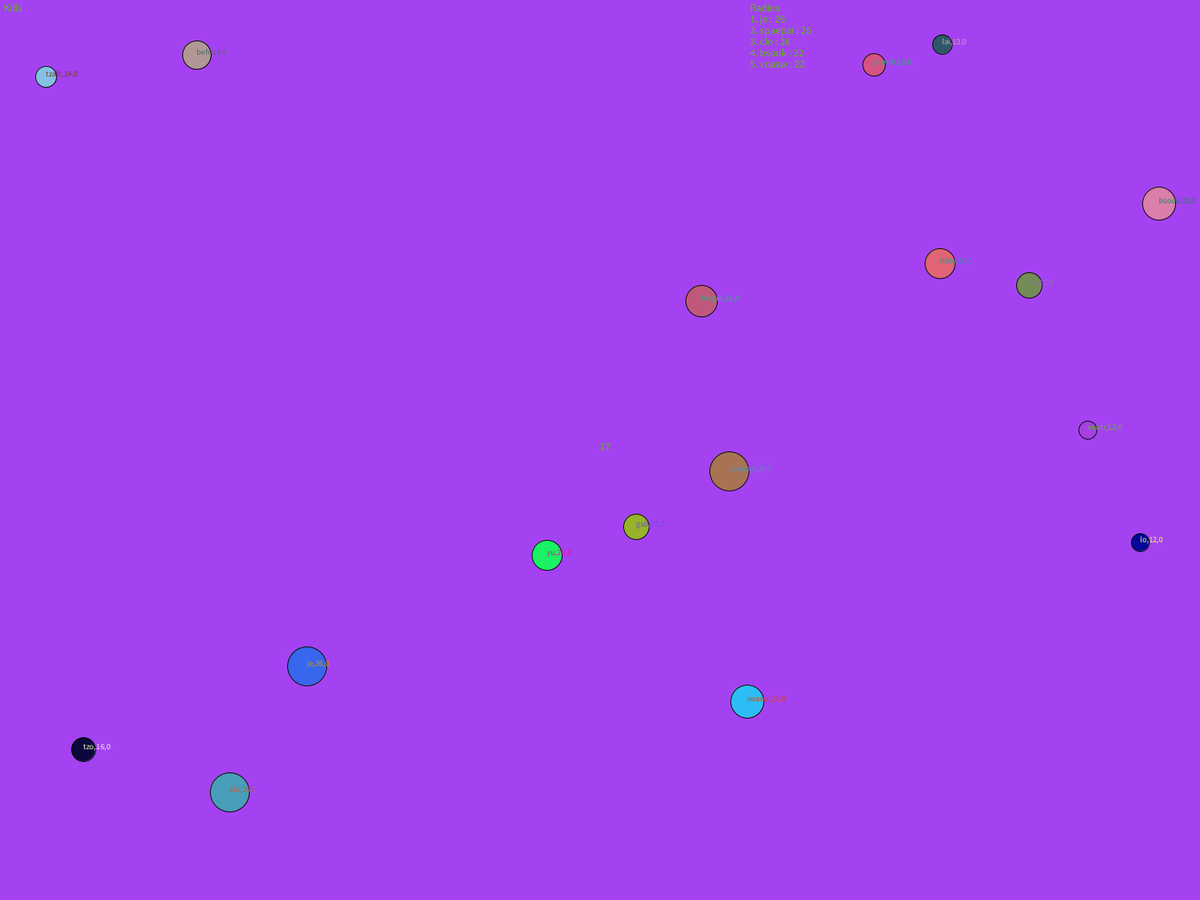
Frame 1 (no input)
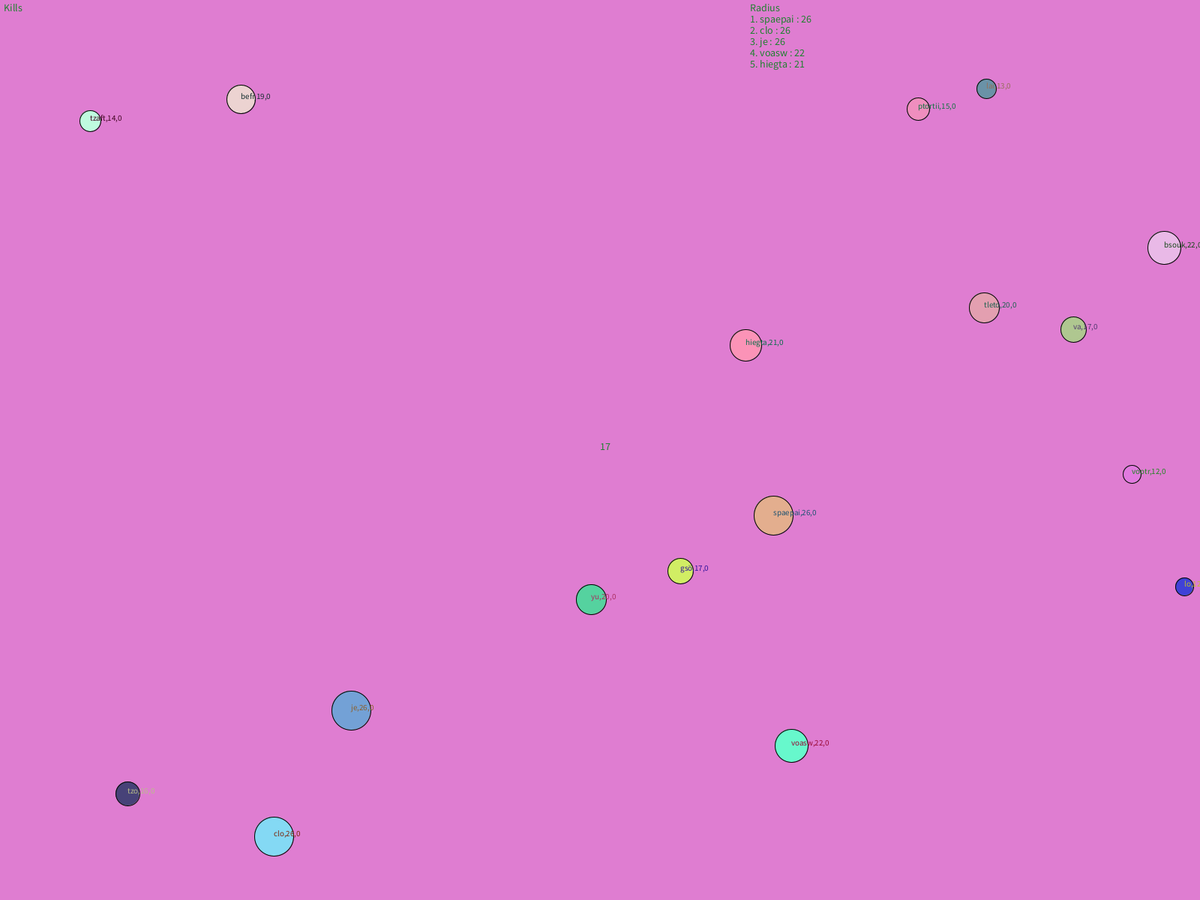
Frame 60 (the mouse pressed at the canvas centre just before this capture)
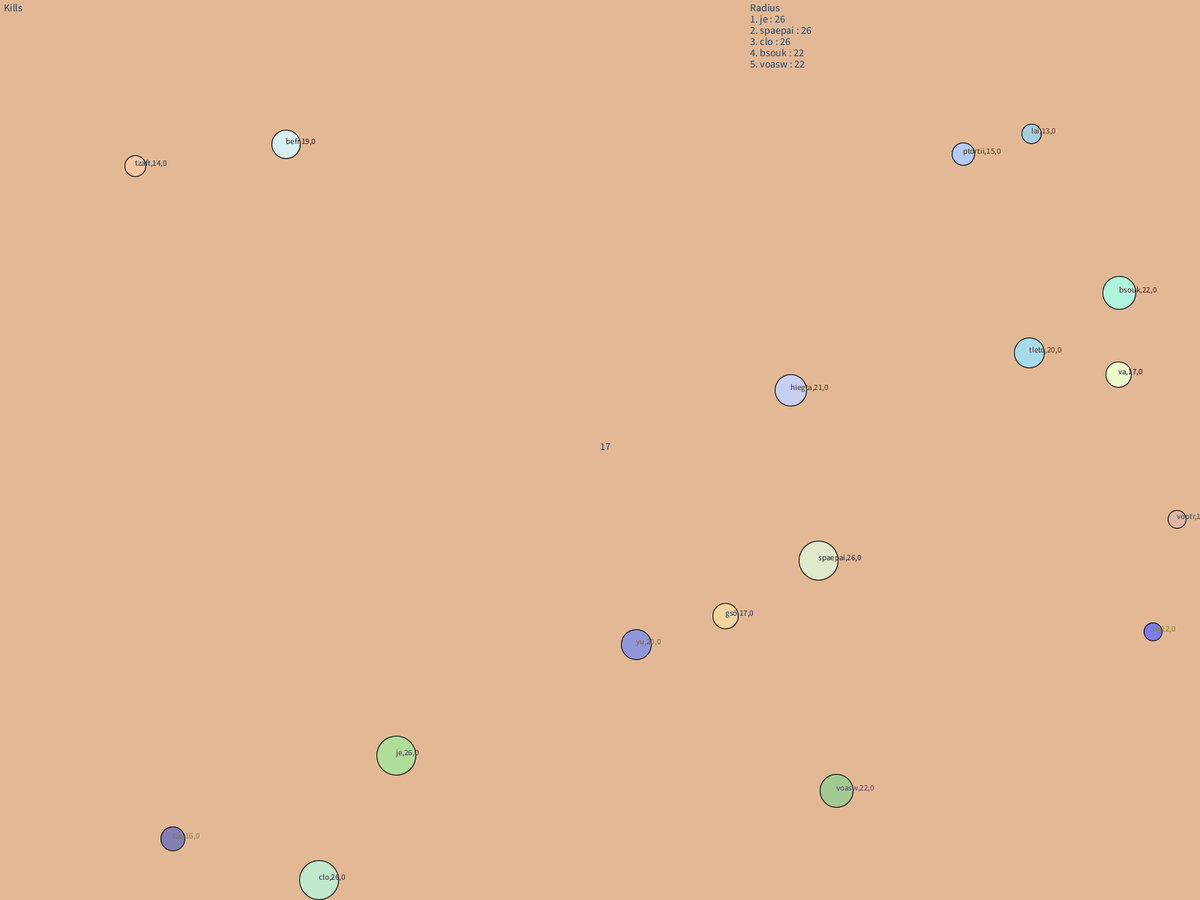
Frame 120 (the mouse held since frame 60 and released just before this capture)

The Processing sketch that drew these frames (run headless with seeded random() and noise(); from frame 60 on, the mouse is pressed at the canvas centre):

// Processing sketch: screensaver
// ── screensaver.pde
//ball variables
int[][] p = {{0, 0}, {0, 0}, {0, 0}, {0, 0}, {0, 0}, {0, 0}, {0, 0}, {0, 0}, {0, 0}, {0, 0}, {0, 0}, {0, 0}, {0, 0}, {0, 0}, {0, 0}, {0, 0}, {0, 0}, {0, 0}, {0, 0}, {0, 0}, {0, 0}, {0, 0}, {0, 0}, {0, 0}, {0, 0}, {0, 0}, {0, 0}, {0, 0}, {0, 0}, {0, 0}, {0, 0}, {0, 0}, {0, 0}, {0, 0}, {0, 0}, {0, 0}, {0, 0}, {0, 0}, {0, 0}, {0, 0}};
int[][] v = {{1, 1}, {1, 1}, {1, 1}, {1, 1}, {1, 1}, {1, 1}, {1, 1}, {1, 1}, {1, 1}, {1, 1}, {1, 1}, {1, 1}, {1, 1}, {1, 1}, {1, 1}, {1, 1}, {1, 1}, {1, 1}, {1, 1}, {1, 1}, {1, 1}, {1, 1}, {1, 1}, {1, 1}, {1, 1}, {1, 1}, {1, 1}, {1, 1}, {1, 1}, {1, 1}, {1, 1}, {1, 1}, {1, 1}, {1, 1}, {1, 1}, {1, 1}, {1, 1}, {1, 1}, {1, 1}, {1, 1}};
int[][] nv = {{1, 1}, {1, 1}, {1, 1}, {1, 1}, {1, 1}, {1, 1}, {1, 1}, {1, 1}, {1, 1}, {1, 1}, {1, 1}, {1, 1}, {1, 1}, {1, 1}, {1, 1}, {1, 1}, {1, 1}, {1, 1}, {1, 1}, {1, 1}, {1, 1}, {1, 1}, {1, 1}, {1, 1}, {1, 1}, {1, 1}, {1, 1}, {1, 1}, {1, 1}, {1, 1}, {1, 1}, {1, 1}, {1, 1}, {1, 1}, {1, 1}, {1, 1}, {1, 1}, {1, 1}, {1, 1}, {1, 1}};
int[][] cv = {{1, 1, 1}, {1, 1, 1}, {1, 1, 1}, {1, 1, 1}, {1, 1, 1}, {1, 1, 1}, {1, 1, 1}, {1, 1, 1}, {1, 1, 1}, {1, 1, 1}, {1, 1, 1}, {1, 1, 1}, {1, 1, 1}, {1, 1, 1}, {1, 1, 1}, {1, 1, 1}, {1, 1, 1}, {1, 1, 1}, {1, 1, 1}, {1, 1, 1}, {1, 1, 1}, {1, 1, 1}, {1, 1, 1}, {1, 1, 1}, {1, 1, 1}, {1, 1, 1}, {1, 1, 1}, {1, 1, 1}, {1, 1, 1}, {1, 1, 1}, {1, 1, 1}, {1, 1, 1}, {1, 1, 1}, {1, 1, 1}, {1, 1, 1}, {1, 1, 1}, {1, 1, 1}, {1, 1, 1}, {1, 1, 1}, {1, 1, 1}};
int[][] c = {{0, 0, 0}, {0, 0, 0}, {0, 0, 0}, {0, 0, 0}, {0, 0, 0}, {0, 0, 0}, {0, 0, 0}, {0, 0, 0}, {0, 0, 0}, {0, 0, 0}, {0, 0, 0}, {0, 0, 0}, {0, 0, 0}, {0, 0, 0}, {0, 0, 0}, {0, 0, 0}, {0, 0, 0}, {0, 0, 0}, {0, 0, 0}, {0, 0, 0}, {0, 0, 0}, {0, 0, 0}, {0, 0, 0}, {0, 0, 0}, {0, 0, 0}, {0, 0, 0}, {0, 0, 0}, {0, 0, 0}, {0, 0, 0}, {0, 0, 0}, {0, 0, 0}, {0, 0, 0}, {0, 0, 0}, {0, 0, 0}, {0, 0, 0}, {0, 0, 0}, {0, 0, 0}, {0, 0, 0}, {0, 0, 0}, {0, 0, 0}};
int[] m = {0, 0, 0, 0, 0, 0, 0, 0, 0, 0, 0, 0, 0, 0, 0, 0, 0, 0, 0, 0, 0, 0, 0, 0, 0, 0, 0, 0, 0, 0, 0, 0, 0, 0, 0, 0, 0, 0, 0, 0};
int[] r = {0, 0, 0, 0, 0, 0, 0, 0, 0, 0, 0, 0, 0, 0, 0, 0, 0, 0, 0, 0, 0, 0, 0, 0, 0, 0, 0, 0, 0, 0, 0, 0, 0, 0, 0, 0, 0, 0, 0, 0};
int[] kills = {0, 0, 0, 0, 0, 0, 0, 0, 0, 0, 0, 0, 0, 0, 0, 0, 0, 0, 0, 0, 0, 0, 0, 0, 0, 0, 0, 0, 0, 0, 0, 0, 0, 0, 0, 0, 0, 0, 0, 0};
int[] karma = {0, 0, 0, 0, 0, 0, 0, 0, 0, 0, 0, 0, 0, 0, 0, 0, 0, 0, 0, 0, 0, 0, 0, 0, 0, 0, 0, 0, 0, 0, 0, 0, 0, 0, 0, 0, 0, 0, 0, 0};
String[] names = {"","","","","","","","","","","","","","","","","","","","","","","","","","","","","","","","","","","","","","","",""};
//background
int[] bv = {1, 1, 1};
int[] b = {int(random(255)), int(random(255)), int(random(255))};
//other
String[] vowels = {"a", "a", "a", "e", "e","e","i","i","o","o","o","u","u","y","ae","ai","ee","ea","ei","ia","ie","ii","io","oa","oo","ou","í","ö", "ø" };
String[] consonants = {"b","c","d","f","g","h","j","k","l","m","n","p","qu","r","s","t","v","w","x","y","z","br","bs","cr","ch","cs","cl","dr","ds","fr","ft","fs","cl","gr","cl","gs","gt","kl","ks","nt","pr","ps","pt","ph","pz","py","rr","rt","ry","rp","st","ss","sp","sl","sy","sw","tr","tt","tl","tz","ty","th","vr","wr","xy","g'l","kk","t","b","r","c","s","ps","pt","nn","p","ñ","ç","ß"};
int dir = 1;
int start = 0;
int end = 20;
int boardlen = 5;
StringList events = new StringList();
void setup() {
  fullScreen();
  //size(1920,1080);
  int change = int(random(-6, 6));
  print(change);
  end += change;
  if (end < 2) end = 2;
  if (end > p.length) end = p.length;
  for (int i = 0; i < end; i++){
    if (kills[i] != 0) {
      karma[i] += 1;
      kills[i] -= 1;
    } else {
      p[i][0] = int(random(r[i], width-r[i]));
      p[i][1] = int(random(r[i], height-r[i]));
      c[i][0] = int(random(255));
      c[i][1] = int(random(255));
      c[i][2] = int(random(255));
      //m[i] = int(random(9))+1;
      m[i] = 1;
      names[i] = "";
      int nl = int(random(2, 5));
      for (int j = 0; j < nl; j++){
        names[i] += j%2==0?consonants[int(random(consonants.length))] : vowels[int(random(vowels.length))];;
      }
    }
    r[i] = 20 + int(random(-10, 10)) + karma[i];
    
  }
  rectMode(CENTER);
  events.clear();
}

void draw() {
  background(b[0], b[1], b[2]);
  //noStroke();
  massRot();
  nv = v;
  dir = -dir;
  start = dir == 1 ? 0 : end - 1;
  if(count() == 1) setup();
  textSize(11);
  for (int i = start; dir == 1 ? i < end : i > -1; i+=dir){
    if (r[i] > 0){
      noStroke();
      fill(255-b[0], 255-b[1], 255-b[2], 128);
      ellipse(p[i][0], p[i][1], (r[i]+kills[i]*2+karma[i]*2)*2, (r[i]+kills[i]*2+karma[i]*2)*2);
      fill(255-c[i][0], 255-c[i][1], 255-c[i][2]);
      ellipse(p[i][0], p[i][1], (r[i]+karma[i]*2)*2, (r[i]+karma[i]*2)*2);
      stroke(0);
      fill(c[i][0], c[i][1], c[i][2]);
      ellipse(p[i][0], p[i][1], r[i]*2, r[i]*2);
      fill(0);
      fill(255-c[i][0], 255-c[i][1], 255-c[i][2]);
      if (r[i] != 0) text(names[i]+","+r[i]+","+kills[i], p[i][0], p[i][1]);
      m[i] = kills[i] + 1;
      for (int j = start; dir == 1 ? j < end : j > -1; j+=dir){
        if (j != i && r[j] != 0) {
          bounce(i, j);
          colorBounce(i, j);
        }
      }
      v = nv;
      if (p[i][0]+r[i] + v[i][0]*m[i] > width){ 
        v[i][0] = -1;
        //m[i] = int(random(2)*m[i]+1);
        //m[i]++;
      }
      if (p[i][0]-r[i] + v[i][0]*m[i] < 0){ 
        v[i][0] = 1;
        //m[i] = int(random(2)*m[i]+1);
        //m[i]++;
      }
      if (p[i][1]+r[i] + v[i][1]*m[i] > height){ 
        v[i][1] = -1;
        //m[i] = int(random(2)*m[i]+1);
        //m[i]++;
      }
      if (p[i][1]-r[i] + v[i][1]*m[i] < 0){ 
        v[i][1] = 1;
        //m[i] = int(random(2)*m[i]+1);
        //m[i]++;
      }
    }
  }
  for (int i = 0; i < c.length; i++){
    if (c[i][0] + cv[i][0] > 255) cv[i][0] = -1;
    if (c[i][0] + cv[i][0] < 0) cv[i][0] = 1;
    if (c[i][1] + cv[i][1] > 255) cv[i][1] = -1;
    if (c[i][1] + cv[i][1] < 0) cv[i][1] = 1;
    if (c[i][2] + cv[i][2] > 255) cv[i][2] = -1;
    if (c[i][2] + cv[i][2] < 0) cv[i][2] = 1;
  }
  if (b[0] + bv[0] > 255) bv[0] = -1;
  if (b[0] + bv[0] < 0) bv[0] = 1;
  if (b[1] + bv[1] > 255) bv[1] = -1;
  if (b[1] + bv[1] < 0) bv[1] = 1;
  if (b[2] + bv[2] > 255) bv[2] = -1;
  if (b[2] + bv[2] < 0) bv[2] = 1;
  for( int i = 0; i < p.length; i++){
    p[i][0] += v[i][0]*m[i];
    p[i][1] += v[i][1]*m[i];
    c[i][0] += cv[i][0];
    c[i][1] += cv[i][1];
    c[i][2] += cv[i][2];
  }
  b[0] += bv[0];
  b[1] += bv[1];
  b[2] += bv[2];
  fill(255-b[0], 255-b[1], 255-b[2]);
  textSize(14);
  text(count(), width/2, height/2);
  String[] killcount = rank(kills, boardlen);
  text("Kills", 5, 15);
  for(int i = 0; i < boardlen; i++) text(killcount[i], 5, 30+i*15);
  String[] sizecount = rank(r, boardlen);
  text("Radius", 1000, 15);
  for(int i = 0; i < boardlen; i++) text(sizecount[i], 1000, 30+i*15);
  text("Speed", 1800, 15);
  String[] speedcount = rank(m, boardlen);
  for(int i = 0; i < boardlen; i++) text(speedcount[i], 1800, 30+i*15);
  for (int i = events.size(); i > 0; i--){
    text(events.get(i-1), 5, height-15*(events.size()+1-i));
  }
}

void bounce(int b1, int b2){
  if (dist(p[b2][0]+v[b2][0]*m[b2], p[b2][1]+v[b2][1]*m[b2], p[b1][0]+v[b1][0]*m[b1], p[b1][1]+v[b1][1]*m[b1]) < r[b1]+r[b2]){
      double eaten = (p[b2][0]+v[b2][0]*m[b2]-p[b1][0]+v[b1][0]*m[b1]) == 0 ? 0:atan((p[b2][1]+v[b2][1]*m[b2]-p[b1][1]+v[b1][1]*m[b1])/(p[b2][0]+v[b2][0]*m[b2]-p[b1][0]+v[b1][0]*m[b1]));
      if (eaten < - PI/3) {
        nv[b1][1] = -v[b1][1];
      } else if (eaten < -PI / 6) {
        nv[b1][1] = -v[b1][1];
        nv[b1][0] = -v[b1][0];
      }else if (eaten < PI/6){
        nv[b1][0] = -v[b1][0];
      } else if (eaten < PI/3){
        nv[b1][1] = -v[b1][1];
        nv[b1][0] = -v[b1][0];
      } else {
        nv[b1][1] = -v[b1][1];
      }
      //m[b1] = int(random(1, 2)*m[b1]+1);
      //m[b1]++;
      int rand1 = int(sqrt(int(random(r[b1]))));
      int rand2 = int(sqrt(int(random(r[b2]))));
      int steal = abs(rand1-rand2);
      if (r[b2] > 0){
        for (int i = 1; r[b2] > 0 && i <= steal; i++){
          r[b1]++;
          r[b2]--;
        }
        if (r[b2] <= 0){
          events.append(names[b1] +"("+kills[b1]+ ") has killed " + names[b2]+"("+kills[b2]+")");
          if(events.size()>boardlen) events.remove(0);
          kills[b1]++;
        }
      }
      
  }
}
void colorBounce(int c1, int c2){
  if (c[c1][0] == c[c2][0] && c[c1][1] == c[c2][1] && c[c1][2] == c[c2][2]){
    for(int i = 0; i < 3; i++){
      if(cv[c1][i] != cv[c2][i]){
        cv[c1][i] = -cv[c1][i];
      }
    }
  }
}

int[] rotateU(int[] source){
  int[] nw = new int[end];
  for (int i = 0; i < end; i++){
    nw[(i+1)%(end)] = source[i];
  }
  return nw;
}
int[][] rotateN(int[][] source){
  int[][] nw = new int[end][source[0].length];
  for (int i = 0; i < end; i++){
    nw[(i+1)%(end)] = source[i];
  }
  return nw;
}

String[] rotateS(String[] source){
  String[] nw = new String[end];
  for (int i = 0; i < end; i++){
    nw[(i+1)%(end)] = source[i];
  }
  return nw;
}

void massRot(){
  p = rotateN(p);
  v = rotateN(v);
  cv = rotateN(cv);
  c = rotateN(c);
  m = rotateU(m);
  r = rotateU(r);
  names = rotateS(names);
  kills = rotateU(kills);
  karma = rotateU(karma);
}

int count(){
  int total = 0;
  for(int i = 0; i < r.length; i++){
    if (r[i] > 0) total++;
  }
  return total;
}

String[] rank(int[] stat, int amount){
  String[] ranks = new String[amount];
  int[] maxes = new int[amount];
  for (int i = 0; i < amount; i++){
    int[] max = {0, -1};
    for (int j = 0; j < end; j++){
      boolean done = false;
      for (int m = 0; m < maxes.length; m++){
        if (maxes[m] == j) done = true;
      }
      if (stat[j] > max[0] && !done && stat[j] != 0 && r[j] != 0) {
        max[0] = stat[j];
        max[1] = j;
      }
    }
    ranks[i] = max[1] == -1 ? "  ":((i+1)+". "+names[max[1]] + " : " + max[0]);
    maxes[i] = max[1];
  }
  return ranks;
}
